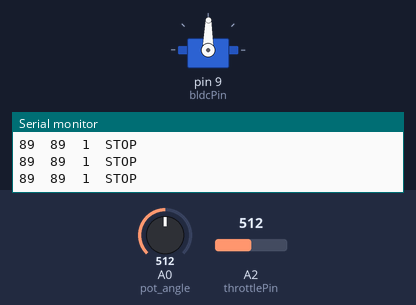
This sketch was run on a simulated Arduino Uno, built with avr-gcc and run on an emulated ATmega328P. Parts: servo, the last lines printed to the serial monitor. The test bench sets the inputs (shaded band); at power-on: A2 (throttlePin) = 512, A0 (pot_angle) = 512.

Above: at 1.2 s.
1.3 s: A2 (throttlePin) set to 716
At 2.7 s:
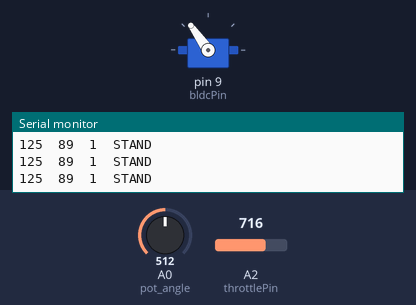
4.3 s: A2 (throttlePin) set to 900
At 6.1 s:
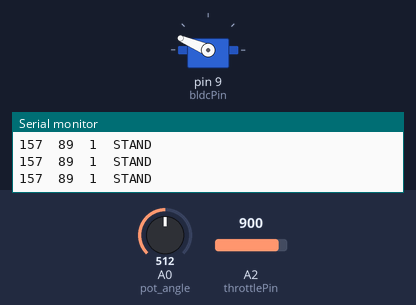
7.3 s: A2 (throttlePin) set to 1023
At 8.4 s:
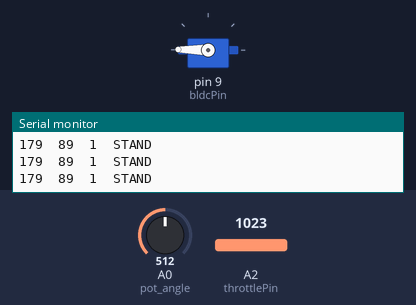
10.3 s: A2 (throttlePin) set to 306
At 11.8 s:
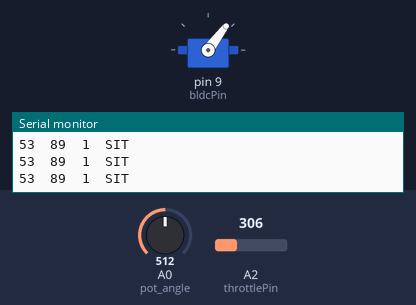
13.3 s: A0 (pot_angle) set to 122
15.2 s: A2 (throttlePin) set to 472
16.9 s: A2 (throttlePin) set to 486
At 18.3 s:
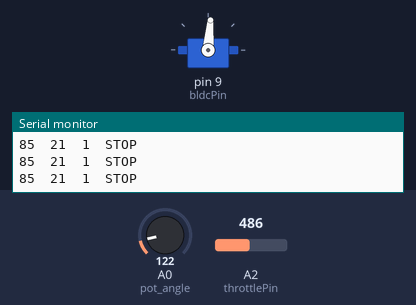
Timing chart, 0 to 19.9 s (numbered marks = the images above; inputs shaded):
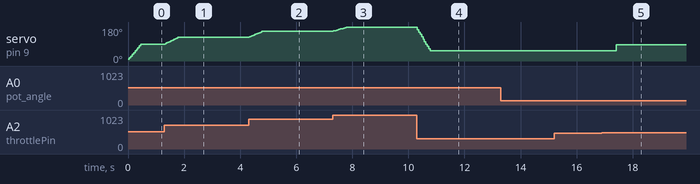

The sketch:

ESC_Position_Control.ino
```cpp
#include <Servo.h>

Servo esc;
int bldcPin =9;
int pot_angle = A0;
const int shaft_limits[2] = {35, 177};        //Shaft min and max angle

int throttlePin = A2;                       //Input potentiometer
int throttle_limits[4] = {0, 85, 96, 179}; // CCW, Brake, CW speed limits
const int numReadings = 10;
int throttle_readings[numReadings];      // the readings from the analog input
int index = 0;                          // the index of the current reading
int total = 0;                         // the running total
int throttle_average = 0;             // the average
int x, y;
int i, j = 0;

//const int buttonPin = 2;        // the number of the pushbutton pin
//const int ledPin =  13;

void setup()
{
  esc.attach(bldcPin);
  //pinMode(ledPin, OUTPUT);
  // pinMode(buttonPin, INPUT);
  Serial.begin(9600);
  for (int thisReading = 0; thisReading < numReadings; thisReading++)
    throttle_readings[thisReading] = 0;
}

void loop()
{
      x = check_throttle(i);  //read input potentiometer
      y = check_shaft(j);     //read shaft potentiometer

      Serial.print("\t");
      Serial.print(esc.attached());

      if(x >= throttle_limits[0] && x < throttle_limits[1])
      {
        Serial.print("\t");
        Serial.println("SIT"); //BLDC moving CW for standing position
        if (y <= shaft_limits[0] && esc.attached() == 1)
        {
         esc.detach();
         i = 0;
         while(check_throttle(i) != throttle_limits[1])
         {
         Serial.print("\t");
         Serial.print(esc.attached());
         Serial.print("\t");
         Serial.println("SITTING, NEED TO ARM");
         }
         esc.attach(bldcPin);
        }
      }
      else if(x > throttle_limits[2] && x <= throttle_limits[3])
      {
        Serial.print("\t");
        Serial.println("STAND"); //BLDC moving CCW for sitting position
        if (y >= shaft_limits[1] && esc.attached() == 1)
        {
         esc.detach();
         j = 0;
         while(check_throttle(j) != throttle_limits[2])
         {
         Serial.print("\t");
         Serial.print(esc.attached());
         Serial.print("\t");
         Serial.println("STANDING, NEED TO ARM");
         }
         esc.attach(bldcPin);
        }
      }
      else
      {
        Serial.print("\t");
        Serial.println("STOP"); //motor stops
      }
   }

int check_throttle(int throttle_position)
{
     // subtract the last reading:
    total = total - throttle_readings[index];
     // read from the sensor:
    throttle_readings[index] = analogRead(throttlePin);
    throttle_readings[index] = map(throttle_readings[index], 0, 1023, throttle_limits[0], throttle_limits[3]);
     // add the reading to the total:
    total= total + throttle_readings[index];
     // advance to the next position in the array:
    index = index + 1;
     // if we're at the end of the array...
    if (index >= numReadings)
     // ...wrap around to the beginning:
    index = 0;
     //calculate the average of throttle readings
    throttle_average = total/ numReadings;
    Serial.print(throttle_average);
    esc.write(throttle_average);
    delay(50);
    return throttle_average;
}

int check_shaft(int shaft_position)
{
    int angle_shaft = analogRead(pot_angle);
    angle_shaft = map(angle_shaft, 0, 1023, 0, 179);
    Serial.print("\t");
    Serial.print(angle_shaft);
    return angle_shaft;
}
```

Measured:
- the behaviour switches between 485 and 486 on A2 (throttlePin) (found by bisection; images 4 and 5)
- after the input at 1.3 s, servo on pin 9 (bldcPin): moves from 89° to 125° over 0.46 s, starting at once
- after the input at 4.3 s, servo on pin 9 (bldcPin): moves from 125° to 157° over 0.46 s, starting at once
- after the input at 7.3 s, servo on pin 9 (bldcPin): moves from 157° to 179° over 0.46 s, starting at once
- after the input at 10.3 s, servo on pin 9 (bldcPin): moves from 179° to 53° over 0.46 s, starting at once
- after the input at 16.9 s, servo on pin 9 (bldcPin): 53° → 85° after 0.51 s
